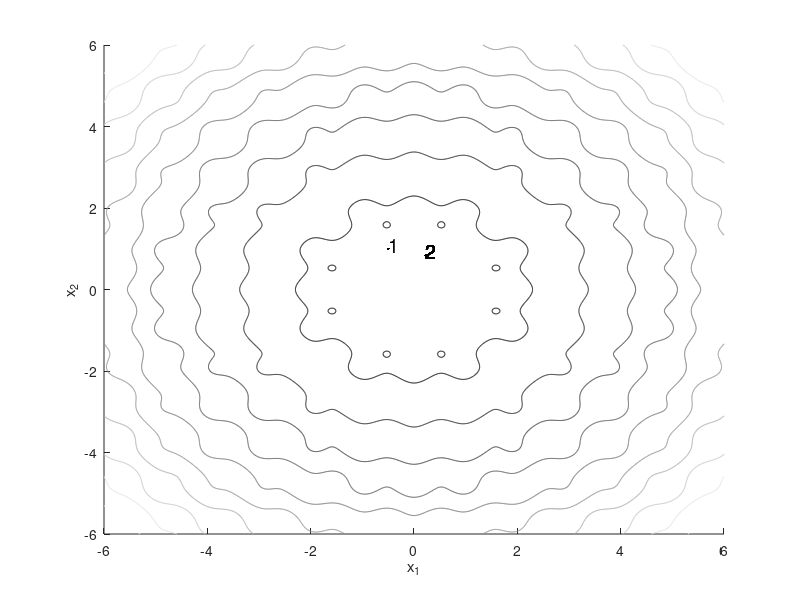
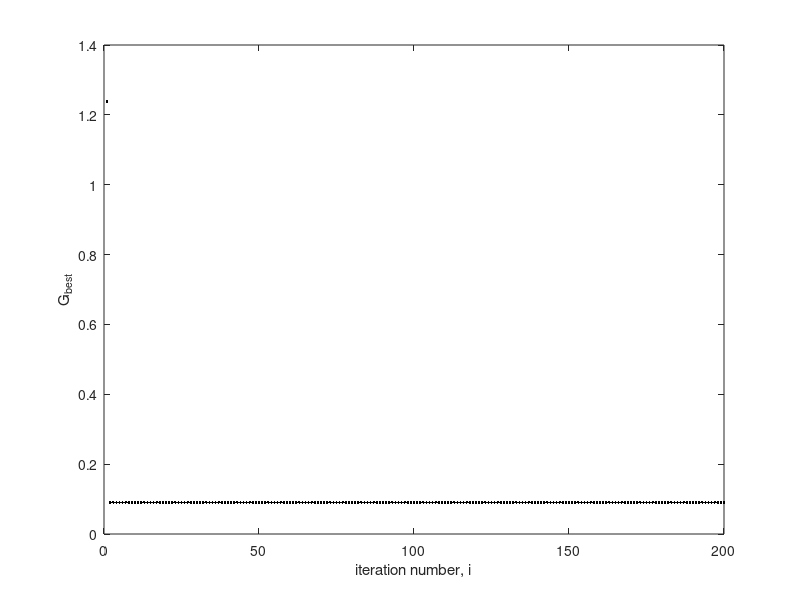

These figures' MATLAB source, in order:
% Application of Particle swarm intelligence in minimization of functions
% written by Faramarz Faghihi

clear all

N = 20;xl = -5;X_u = 5;CC2 = 2;CC1 = 2;
Theta_Max = 0.9;
Theta_Min  = 0.4;
i_Max = 200;
theta = Theta_Max;

V_old = zeros(2,N);
P_best = -100*ones(1,N);
G_best = -100;
count = 0; 

figure(1);clf;hold on
x=[-6:0.01:6];
y=[-6:0.01:6];
%--------------------------------------------------------------------
for i=1:N
    X(:,i) = xl+(X_u-xl)*rand(2,1); % generate random numbers 
    f(i) = X(1,i)^2+X(2,i)^2-(cos(2*pi*X(1,i))+cos(2*pi*X(2,i)));
end

F = 1./f;
for i=1:length(x)
    for j=1:length(y)
        f(j,i) = x(i)^2+y(j)^2-(cos(2*pi*x(i))+cos(2*pi*y(j)));
    end
end
contour(x,y,f,10)
colormap(gray)
xlabel('x_1')
ylabel('x_2')

for i=1:i_Max

    for j=1:N
        if F(j)>P_best(j)
            P_best(j) = F(j);
        end
    end
    
    if max(P_best)>G_best
        G_best = max(P_best);
        Temp = find(P_best==G_best,1);
        X_best = X(:,Temp);
        count = count+1;
    end
    
    V_New = theta*V_old+CC1*rand(2,N).*([P_best;P_best]-X)+CC2*rand(2,N).*(G_best*ones(2,N)-X);
    X = X+V_New;
    V_old = V_New;
    theta = Theta_Max-(Theta_Max-Theta_Min )*i/i_Max;
    Gbest_plot(i) = 1./G_best;
    
    for i=1:N
        f(i) = X(1,i)^2+X(2,i)^2-(cos(2*pi*X(1,i))+cos(2*pi*X(2,i)));
    end
    
    F = 1./f;
    plot(X_best(1,1),X_best(2,1),'k.')
    K = text(X_best(1,1),X_best(2,1)+.1,num2str(count));
    set(K,'FontSize',14)
    
end


figure(2)
plot(Gbest_plot,'k.')
xlabel('iteration number, i')
ylabel('G_{best}')

X_best
